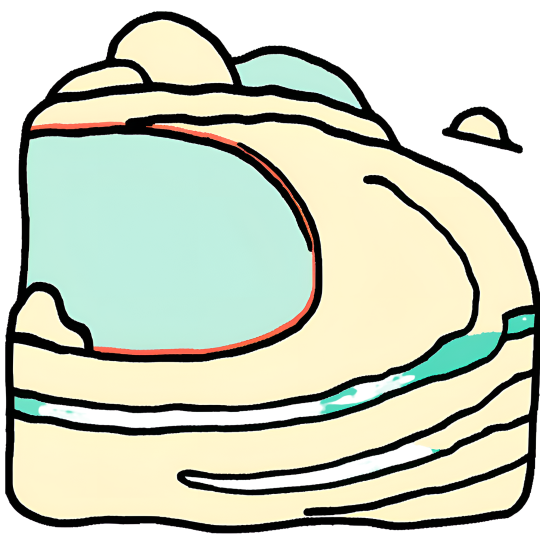
#> input picture front/fig/coast.png, 1080 x 1080 px (shown at 1/2 size)
$ python coastline_simulation.py
#> lines starting #> are read from the running program, lines starting #| are printed output that depends on the picture
import numpy as np
import plotly.graph_objects as go
from PIL import Image

# 加载图片
coast_image = Image.open("fig/coast.png")
#> coast_image is the input picture: PIL image 1080x1080 RGBA; mean R, G, B, A 202.2, 208.1, 189.2, 255
island_image = Image.open("fig/island1.png")
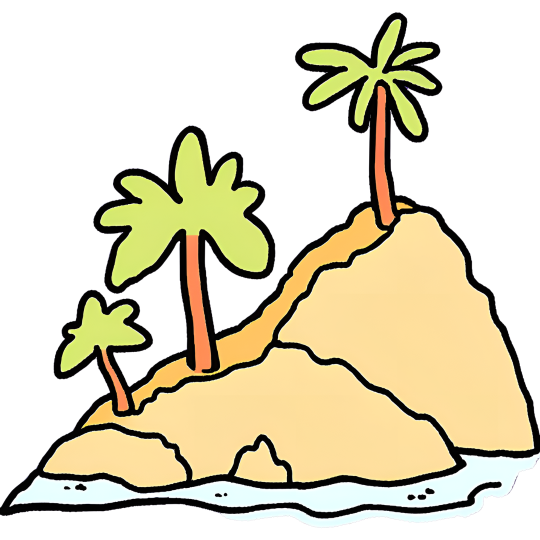
#> input picture front/fig/island1.png, 1080 x 1080 px (shown at 1/2 size)
#> island_image is the input picture: PIL image 1080x1080 RGBA; mean R, G, B, A 222.3, 215, 190.1, 255
ship_image = Image.open("fig/ship.png")
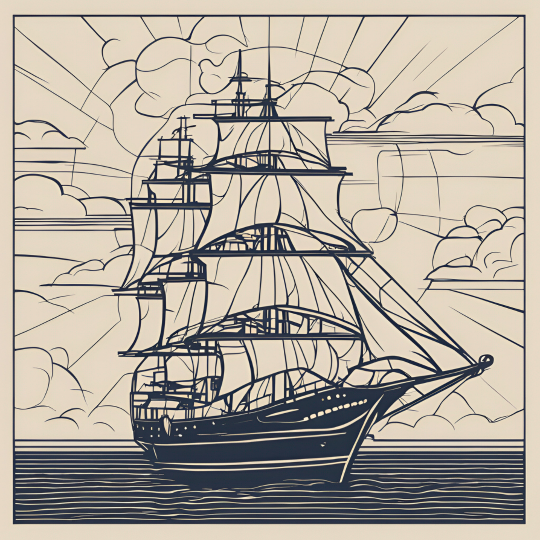
#> input picture front/fig/ship.png, 1080 x 1080 px (shown at 1/2 size)
#> ship_image is the input picture: PIL image 1080x1080 RGBA; mean R, G, B, A 177.4, 169.5, 158.2, 255

# 缩放海岸线图片
coast_image = coast_image.resize((100, 100))
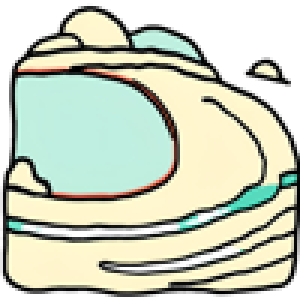
#> coast_image: PIL image 100x100 RGBA (shown 3 times larger); mean R, G, B, A 201.5, 207.9, 189.1, 255

# 模拟地图
# [123 lines left out: functions simulate_map, plot_map_simulation, not called in this run]
